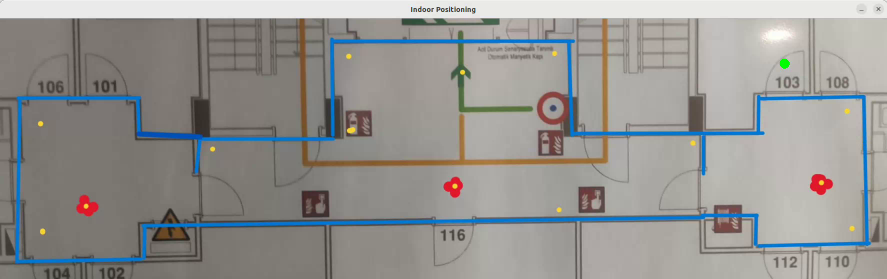
#> input picture frame 9 of experiments/05_gui/gui_test_recording.webm, 1773 x 558 px, given in place of the camera (shown at 1/2 size)
$ python detect_aruco_video.py
#> lines starting #> are read from the running program, lines starting #| are printed output that depends on the picture
#!/usr/bin/env python

# import the necessary packages
from imutils.video import VideoStream
import argparse
import imutils
import time
import cv2
from cv2 import aruco
import sys

# construct the argument parser and parse the arguments
ap = argparse.ArgumentParser()
ap.add_argument("-t", "--type", type=str,
	default="DICT_ARUCO_ORIGINAL",
	help="type of ArUCo tag to detect")
args = vars(ap.parse_args())

# define names of each possible ArUco tag OpenCV supports
ARUCO_DICT = {
	"DICT_4X4_50": cv2.aruco.DICT_4X4_50,
	"DICT_4X4_100": cv2.aruco.DICT_4X4_100,
	"DICT_4X4_250": cv2.aruco.DICT_4X4_250,
	"DICT_4X4_1000": cv2.aruco.DICT_4X4_1000,
	"DICT_5X5_50": cv2.aruco.DICT_5X5_50,
	"DICT_5X5_100": cv2.aruco.DICT_5X5_100,
	"DICT_5X5_250": cv2.aruco.DICT_5X5_250,
	"DICT_5X5_1000": cv2.aruco.DICT_5X5_1000,
	"DICT_6X6_50": cv2.aruco.DICT_6X6_50,
	"DICT_6X6_100": cv2.aruco.DICT_6X6_100,
	"DICT_6X6_250": cv2.aruco.DICT_6X6_250,
	"DICT_6X6_1000": cv2.aruco.DICT_6X6_1000,
	"DICT_7X7_50": cv2.aruco.DICT_7X7_50,
	"DICT_7X7_100": cv2.aruco.DICT_7X7_100,
	"DICT_7X7_250": cv2.aruco.DICT_7X7_250,
	"DICT_7X7_1000": cv2.aruco.DICT_7X7_1000,
	"DICT_ARUCO_ORIGINAL": cv2.aruco.DICT_ARUCO_ORIGINAL,
#	"DICT_APRILTAG_16h5": cv2.aruco.DICT_APRILTAG_16h5,
#	"DICT_APRILTAG_25h9": cv2.aruco.DICT_APRILTAG_25h9,
#	"DICT_APRILTAG_36h10": cv2.aruco.DICT_APRILTAG_36h10,
#	"DICT_APRILTAG_36h11": cv2.aruco.DICT_APRILTAG_36h11
}

# verify that the supplied ArUCo tag exists and is supported by
# OpenCV
if ARUCO_DICT.get(args["type"], None) is None:
	print("[INFO] ArUCo tag of '{}' is not supported".format(
		args["type"]))
	sys.exit(0)

# load the ArUCo dictionary and grab the ArUCo parameters
print("[INFO] detecting '{}' tags...".format(args["type"]))
arucoDict = cv2.aruco.getPredefinedDictionary(ARUCO_DICT[args["type"]])
arucoParams = cv2.aruco.DetectorParameters()
detector = aruco.ArucoDetector(arucoDict, arucoParams)

# initialize the video stream and allow the camera sensor to warm up
print("[INFO] starting video stream...")
vs = VideoStream(src=2).start()
time.sleep(2.0)
colors = [(255, 0, 0),  # Blue
          (0, 255, 0),  # Green
          (0, 0, 255),  # Red
          (255, 255, 0)]
# loop over the frames from the video stream
while True:
	# grab the frame from the threaded video stream and resize it
	# to have a maximum width of 600 pixels
	frame = vs.read()
#> frame is the input picture: shape (558, 1773, 3); mean B, G, R 145.3, 147.7, 148.6
	frame = imutils.resize(frame, width=1000)
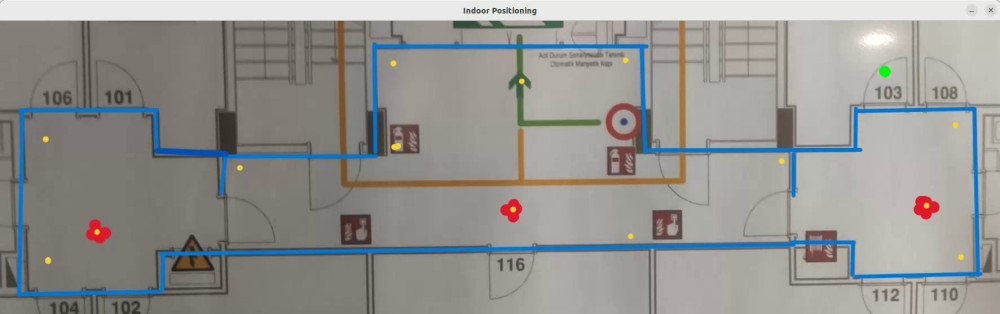
#> frame: shape (314, 1000, 3); mean B, G, R 145.3, 147.7, 148.6

	# detect ArUco markers in the input frame

	(corners, ids, rejected) = detector.detectMarkers(frame)
#> corners = (); ids = None; rejected = 37 items


	# verify *at least* one ArUco marker was detected
	if len(corners) > 0:
		# flatten the ArUco IDs list
		ids = ids.flatten()

		# loop over the detected ArUCo corners
		for (markerCorner, markerID) in zip(corners, ids):
			# extract the marker corners (which are always returned
			# in top-left, top-right, bottom-right, and bottom-left
			# order)
			corners = markerCorner.reshape((4, 2))
			(topLeft, topRight, bottomRight, bottomLeft) = corners

			# convert each of the (x, y)-coordinate pairs to integers
			topRight = (int(topRight[0]), int(topRight[1]))
			bottomRight = (int(bottomRight[0]), int(bottomRight[1]))
			bottomLeft = (int(bottomLeft[0]), int(bottomLeft[1]))
			topLeft = (int(topLeft[0]), int(topLeft[1]))

			# draw the bounding box of the ArUCo detection
			cv2.line(frame, topLeft, topRight, (0, 255, 0), 2)
			cv2.line(frame, topRight, bottomRight, (0, 255, 0), 2)
			cv2.line(frame, bottomRight, bottomLeft, (0, 255, 0), 2)
			cv2.line(frame, bottomLeft, topLeft, (0, 255, 0), 2)

			cv2.circle(frame, topLeft, 5, colors[0], -1)  # Blue dot
			print("BLUE ", topLeft)
			cv2.circle(frame, topRight, 5, colors[1], -1)  # Green dot
			print("GREEN ", topRight)
			cv2.circle(frame, bottomRight, 5, colors[2], -1)  # Red dot
			print("RED ", bottomRight)
			cv2.circle(frame, bottomLeft, 5, colors[3], -1)  # Cyan dot
			print("CYAN ", bottomLeft)

			# compute and draw the center (x, y)-coordinates of the
			# ArUco marker
			cX = int((topLeft[0] + bottomRight[0]) / 2.0)
			cY = int((topLeft[1] + bottomRight[1]) / 2.0)
			cv2.circle(frame, (cX, cY), 4, (0, 0, 255), -1)

			# draw the ArUco marker ID on the frame
			cv2.putText(frame, str(markerID),
				(topLeft[0], topLeft[1] - 15),
				cv2.FONT_HERSHEY_SIMPLEX,
				0.5, (0, 255, 0), 2)
			print(markerID,markerCorner)

	# show the output frame
	cv2.imshow("Frame", frame)
	key = cv2.waitKey(1) & 0xFF
#> (key q is pressed here)

	# if the `q` key was pressed, break from the loop
	if key == ord("q"):
		break

# do a bit of cleanup
cv2.destroyAllWindows()
vs.stop()
